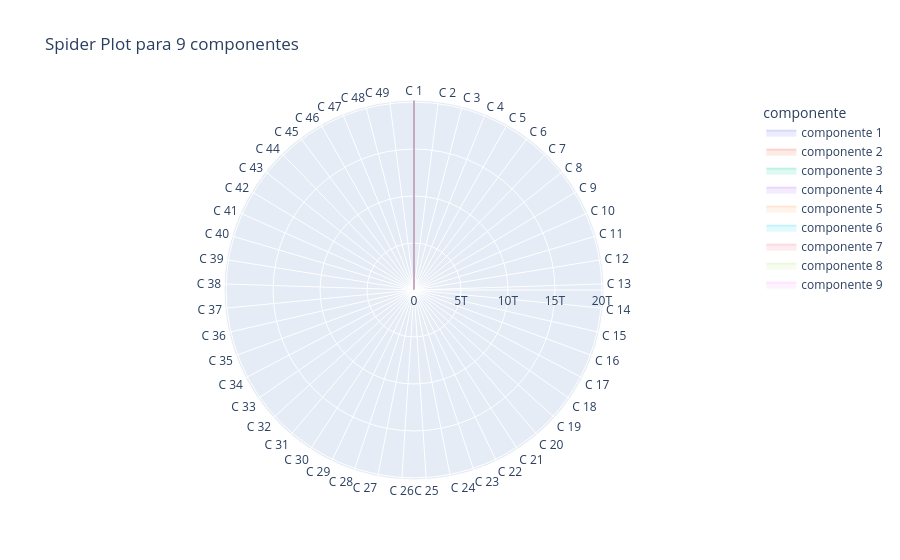

Notebook source saved alongside this figure:
### Code cell
def plot_component_spider_plotly(means, n_components):
    num_features = means.shape[1]
    feature_labels = [f'C {i + 1}' for i in range(num_features)]
    data = []
    for i in range(n_components):
        values = means[i].tolist() + [means[i][0]] 
        data.append(values)

    df = pd.DataFrame(data, columns=feature_labels + ['Caracteristica 1'])
    df['componente'] = [f'componente {i + 1}' for i in range(n_components)]
    df = pd.melt(df, id_vars='componente', value_vars=feature_labels, 
                 var_name='Caracteristica', value_name='Valor')
    fig = px.line_polar(df, r='Valor', theta='Caracteristica', color='componente', 
                        line_close=True, title=f'Spider Plot para {n_components} componentes')
    fig.update_traces(fill='toself', opacity=0.25)
    fig.show()
    
    
pca = PCA(n_components=10)  
reduced_data = pca.fit_transform(df_clustering)
gmm = GaussianMixture(n_components=9, random_state=42, max_iter=10000)
gmm.fit(df_clustering)
labels = gmm.predict(df_clustering)
plot_component_spider_plotly(gmm.means_,9)
score = silhouette_score(df_clustering, labels)

print(score)

### Figure 1 — Plotly figure (JSON) as saved in the notebook; plotly's stock layout.template omitted (floating-point values rounded to 4 significant figures)
{"data": [{"fill": "toself", "hovertemplate": "componente=componente 1<br>Valor=%{r}<br>Caracteristica=%{theta}<extra></extra>", "legendgroup": "componente 1", "line": {"color": "#636efa", "dash": "solid"}, "marker": {"symbol": "circle"}, "mode": "lines", "name": "componente 1", "opacity": 0.25, "r": [20220000000000.0, 12130.0, 1630.0, 450.5, 402.8, 125.4, 5298.0, 74.43, 6.619, 59.05, 64.36, 1274.0, 7.774, 9.328, 102.6, 27.17, 10.83, 555.7, 1393.0, 2338.0, 23.93, 3302.0, 35.32, 914.3, 553.4, 169.9, 163.4, 77.15, 1952.0, 0.5382, 0.3262, 0.1356, 0.4763, 0.9854, 15.16, 2.5, 19.75, 40, 69750.0, 0.125, 0.7321, 0, 0, 0.1429, 0, 0, 0.625, 0.3839, 0.3571, 20220000000000.0], "showlegend": true, "subplot": "polar", "theta": ["C 1", "C 2", "C 3", "C 4", "C 5", "C 6", "C 7", "C 8", "C 9", "C 10", "C 11", "C 12", "C 13", "C 14", "C 15", "C 16", "C 17", "C 18", "C 19", "C 20", "C 21", "C 22", "C 23", "C 24", "C 25", "C 26", "C 27", "C 28", "C 29", "C 30", "C 31", "C 32", "C 33", "C 34", "C 35", "C 36", "C 37", "C 38", "C 39", "C 40", "C 41", "C 42", "C 43", "C 44", "C 45", "C 46", "C 47", "C 48", "C 49", "C 1"], "type": "scatterpolar"}, {"fill": "toself", "hovertemplate": "componente=componente 2<br>Valor=%{r}<br>Caracteristica=%{theta}<extra></extra>", "legendgroup": "componente 2", "line": {"color": "#EF553B", "dash": "solid"}, "marker": {"symbol": "circle"}, "mode": "lines", "name": "componente 2", "opacity": 0.25, "r": [20220000000000.0, 15060.0, 1898.0, 609.7, 511.7, 139.7, 6019.0, 93.65, 8.186, 75.05, 78.25, 960.1, 9.376, 12.29, 137.9, 36.68, 14.07, 598.7, 1703.0, 2721.0, 31.49, 4106.0, 43.32, 1219.0, 839.0, 227.6, 220.0, 103.9, 2632.0, 0.495, 0.3615, 0.1435, 0.5202, 1.012, 16.89, 2.5, 19.88, 37.98, 81610.0, 0.1639, 0, 0.3443, 0.2459, 0, 0, 0.2459, 0.541, 0.3279, 0.3279, 20220000000000.0], "showlegend": true, "subplot": "polar", "theta": ["C 1", "C 2", "C 3", "C 4", "C 5", "C 6", "C 7", "C 8", "C 9", "C 10", "C 11", "C 12", "C 13", "C 14", "C 15", "C 16", "C 17", "C 18", "C 19", "C 20", "C 21", "C 22", "C 23", "C 24", "C 25", "C 26", "C 27", "C 28", "C 29", "C 30", "C 31", "C 32", "C 33", "C 34", "C 35", "C 36", "C 37", "C 38", "C 39", "C 40", "C 41", "C 42", "C 43", "C 44", "C 45", "C 46", "C 47", "C 48", "C 49", "C 1"], "type": "scatterpolar"}, {"fill": "toself", "hovertemplate": "componente=componente 3<br>Valor=%{r}<br>Caracteristica=%{theta}<extra></extra>", "legendgroup": "componente 3", "line": {"color": "#00cc96", "dash": "solid"}, "marker": {"symbol": "circle"}, "mode": "lines", "name": "componente 3", "opacity": 0.25, "r": [20220000000000.0, 11580.0, 1507.0, 450.5, 392.0, 128.4, 6308.0, 74.29, 5.533, 58.39, 60.98, 1079.0, 7.175, 9.088, 97.41, 28.57, 11.12, 564.9, 1479.0, 2440.0, 21.84, 3659.0, 32.88, 1050.0, 547.9, 184.7, 148.0, 73.47, 1984.0, 0.5367, 0.3285, 0.1349, 0.5126, 0.9445, 14.17, 2.449, 19.22, 39.33, 90460.0, 0, 0, 0.6136, 0.1023, 0.2841, 0, 0, 0.6477, 0.1477, 0.3409, 20220000000000.0], "showlegend": true, "subplot": "polar", "theta": ["C 1", "C 2", "C 3", "C 4", "C 5", "C 6", "C 7", "C 8", "C 9", "C 10", "C 11", "C 12", "C 13", "C 14", "C 15", "C 16", "C 17", "C 18", "C 19", "C 20", "C 21", "C 22", "C 23", "C 24", "C 25", "C 26", "C 27", "C 28", "C 29", "C 30", "C 31", "C 32", "C 33", "C 34", "C 35", "C 36", "C 37", "C 38", "C 39", "C 40", "C 41", "C 42", "C 43", "C 44", "C 45", "C 46", "C 47", "C 48", "C 49", "C 1"], "type": "scatterpolar"}, {"fill": "toself", "hovertemplate": "componente=componente 4<br>Valor=%{r}<br>Caracteristica=%{theta}<extra></extra>", "legendgroup": "componente 4", "line": {"color": "#ab63fa", "dash": "solid"}, "marker": {"symbol": "circle"}, "mode": "lines", "name": "componente 4", "opacity": 0.25, "r": [20220000000000.0, 12160.0, 1405.0, 505.4, 451.4, 113.7, 6150.0, 79.66, 8.526, 60.92, 65.82, 750.8, 6.616, 10.03, 116.7, 25.52, 10.75, 454.4, 1342.0, 2115.0, 37.54, 3609.0, 36.96, 1218.0, 591.4, 186.4, 177.5, 83.75, 2302.0, 0.4615, 0.3841, 0.1544, 0.5078, 1.007, 16.46, 2.473, 19.8, 40, 91700.0, 0, 0.3784, 0, 0.6216, 0, 0, 0, 0.6757, 0.1622, 0.1622, 20220000000000.0], "showlegend": true, "subplot": "polar", "theta": ["C 1", "C 2", "C 3", "C 4", "C 5", "C 6", "C 7", "C 8", "C 9", "C 10", "C 11", "C 12", "C 13", "C 14", "C 15", "C 16", "C 17", "C 18", "C 19", "C 20", "C 21", "C 22", "C 23", "C 24", "C 25", "C 26", "C 27", "C 28", "C 29", "C 30", "C 31", "C 32", "C 33", "C 34", "C 35", "C 36", "C 37", "C 38", "C 39", "C 40", "C 41", "C 42", "C 43", "C 44", "C 45", "C 46", "C 47", "C 48", "C 49", "C 1"], "type": "scatterpolar"}, {"fill": "toself", "hovertemplate": "componente=componente 5<br>Valor=%{r}<br>Caracteristica=%{theta}<extra></extra>", "legendgroup": "componente 5", "line": {"color": "#FFA15A", "dash": "solid"}, "marker": {"symbol": "circle"}, "mode": "lines", "name": "componente 5", "opacity": 0.25, "r": [20220000000000.0, 13170.0, 1606.0, 541.0, 497.5, 128.5, 6382.0, 87.54, 8.577, 67.62, 76.77, 978.0, 8.746, 11.17, 123.4, 32.1, 12.53, 630.4, 1722.0, 2794.0, 31.28, 4368.0, 44.29, 1057.0, 864.3, 201.9, 190.2, 92.34, 2501.0, 0.4952, 0.3563, 0.1485, 0.49, 0.9484, 15.78, 2.486, 19.68, 40.35, 157300.0, 0, 0, 0.2319, 0, 0, 0.1594, 0.2754, 0.6667, 0.1884, 0.1449, 20220000000000.0], "showlegend": true, "subplot": "polar", "theta": ["C 1", "C 2", "C 3", "C 4", "C 5", "C 6", "C 7", "C 8", "C 9", "C 10", "C 11", "C 12", "C 13", "C 14", "C 15", "C 16", "C 17", "C 18", "C 19", "C 20", "C 21", "C 22", "C 23", "C 24", "C 25", "C 26", "C 27", "C 28", "C 29", "C 30", "C 31", "C 32", "C 33", "C 34", "C 35", "C 36", "C 37", "C 38", "C 39", "C 40", "C 41", "C 42", "C 43", "C 44", "C 45", "C 46", "C 47", "C 48", "C 49", "C 1"], "type": "scatterpolar"}, {"fill": "toself", "hovertemplate": "componente=componente 6<br>Valor=%{r}<br>Caracteristica=%{theta}<extra></extra>", "legendgroup": "componente 6", "line": {"color": "#19d3f3", "dash": "solid"}, "marker": {"symbol": "circle"}, "mode": "lines", "name": "componente 6", "opacity": 0.25, "r": [20220000000000.0, 13400.0, 1842.0, 473.0, 439.4, 143.7, 6408.0, 86.07, 6.494, 68.03, 69.35, 1265.0, 8.612, 10.78, 114.6, 29.95, 12.32, 621.0, 1768.0, 2823.0, 22.95, 4063.0, 37.68, 929.1, 893.6, 179.4, 166.0, 79.25, 1965.0, 0.5429, 0.32, 0.1371, 0.4885, 0.98, 15.67, 2.5, 19.79, 37.88, 223800.0, 0, 0, 0, 0, 0.1806, 0.2778, 0, 0.6389, 0.2361, 0.3056, 20220000000000.0], "showlegend": true, "subplot": "polar", "theta": ["C 1", "C 2", "C 3", "C 4", "C 5", "C 6", "C 7", "C 8", "C 9", "C 10", "C 11", "C 12", "C 13", "C 14", "C 15", "C 16", "C 17", "C 18", "C 19", "C 20", "C 21", "C 22", "C 23", "C 24", "C 25", "C 26", "C 27", "C 28", "C 29", "C 30", "C 31", "C 32", "C 33", "C 34", "C 35", "C 36", "C 37", "C 38", "C 39", "C 40", "C 41", "C 42", "C 43", "C 44", "C 45", "C 46", "C 47", "C 48", "C 49", "C 1"], "type": "scatterpolar"}, {"fill": "toself", "hovertemplate": "componente=componente 7<br>Valor=%{r}<br>Caracteristica=%{theta}<extra></extra>", "legendgroup": "componente 7", "line": {"color": "#FF6692", "dash": "solid"}, "marker": {"symbol": "circle"}, "mode": "lines", "name": "componente 7", "opacity": 0.25, "r": [20220000000000.0, 11720.0, 1643.0, 401.8, 391.2, 140.6, 6188.0, 78.73, 5.298, 63.69, 62.8, 1331.0, 8.131, 9.536, 96.14, 28.95, 10.91, 432.0, 1756.0, 2490.0, 24.3, 3892.0, 39.68, 936.4, 624.1, 157.6, 139.1, 65.19, 1885.0, 0.5482, 0.3121, 0.1397, 0.4754, 0.9523, 15.88, 2.5, 19.86, 37.6, 88230.0, 0, 0.5577, 0, 0.2115, 0, 0, 0.2308, 0.7115, 0.2692, 0.2308, 20220000000000.0], "showlegend": true, "subplot": "polar", "theta": ["C 1", "C 2", "C 3", "C 4", "C 5", "C 6", "C 7", "C 8", "C 9", "C 10", "C 11", "C 12", "C 13", "C 14", "C 15", "C 16", "C 17", "C 18", "C 19", "C 20", "C 21", "C 22", "C 23", "C 24", "C 25", "C 26", "C 27", "C 28", "C 29", "C 30", "C 31", "C 32", "C 33", "C 34", "C 35", "C 36", "C 37", "C 38", "C 39", "C 40", "C 41", "C 42", "C 43", "C 44", "C 45", "C 46", "C 47", "C 48", "C 49", "C 1"], "type": "scatterpolar"}, {"fill": "toself", "hovertemplate": "componente=componente 8<br>Valor=%{r}<br>Caracteristica=%{theta}<extra></extra>", "legendgroup": "componente 8", "line": {"color": "#B6E880", "dash": "solid"}, "marker": {"symbol": "circle"}, "mode": "lines", "name": "componente 8", "opacity": 0.25, "r": [20220000000000.0, 11320.0, 1470.0, 422.1, 382.1, 131.3, 5451.0, 70.75, 5.343, 54.87, 60.5, 1477.0, 7.914, 9.392, 90.44, 28.16, 10.2, 429.9, 1526.0, 2257.0, 25.56, 3358.0, 43.27, 1106.0, 485.7, 149.7, 155.6, 78.1, 2177.0, 0.5289, 0.3289, 0.1423, 0.4915, 0.9918, 14.56, 2.5, 19.83, 39.62, 103400.0, 0.1562, 0.4688, 0, 0, 0, 0, 0.375, 0.5625, 0.5, 0.3125, 20220000000000.0], "showlegend": true, "subplot": "polar", "theta": ["C 1", "C 2", "C 3", "C 4", "C 5", "C 6", "C 7", "C 8", "C 9", "C 10", "C 11", "C 12", "C 13", "C 14", "C 15", "C 16", "C 17", "C 18", "C 19", "C 20", "C 21", "C 22", "C 23", "C 24", "C 25", "C 26", "C 27", "C 28", "C 29", "C 30", "C 31", "C 32", "C 33", "C 34", "C 35", "C 36", "C 37", "C 38", "C 39", "C 40", "C 41", "C 42", "C 43", "C 44", "C 45", "C 46", "C 47", "C 48", "C 49", "C 1"], "type": "scatterpolar"}, {"fill": "toself", "hovertemplate": "componente=componente 9<br>Valor=%{r}<br>Caracteristica=%{theta}<extra></extra>", "legendgroup": "componente 9", "line": {"color": "#FF97FF", "dash": "solid"}, "marker": {"symbol": "circle"}, "mode": "lines", "name": "componente 9", "opacity": 0.25, "r": [20220000000000.0, 14080.0, 1823.0, 564.6, 465.7, 139.2, 6488.0, 83.66, 7.485, 65.18, 74.13, 1168.0, 8.643, 10.69, 117.6, 35.34, 11.54, 532.7, 1560.0, 2465.0, 30.2, 3564.0, 44.57, 1118.0, 438.4, 236.9, 181.2, 96.77, 2425.0, 0.5168, 0.3453, 0.1379, 0.5333, 0.9477, 15.05, 2.474, 19.97, 35.63, 65730.0, 0, 0, 0.3421, 0.2632, 0, 0, 0.3947, 0.3158, 0.07895, 0.3421, 20220000000000.0], "showlegend": true, "subplot": "polar", "theta": ["C 1", "C 2", "C 3", "C 4", "C 5", "C 6", "C 7", "C 8", "C 9", "C 10", "C 11", "C 12", "C 13", "C 14", "C 15", "C 16", "C 17", "C 18", "C 19", "C 20", "C 21", "C 22", "C 23", "C 24", "C 25", "C 26", "C 27", "C 28", "C 29", "C 30", "C 31", "C 32", "C 33", "C 34", "C 35", "C 36", "C 37", "C 38", "C 39", "C 40", "C 41", "C 42", "C 43", "C 44", "C 45", "C 46", "C 47", "C 48", "C 49", "C 1"], "type": "scatterpolar"}], "layout": {"legend": {"title": {"text": "componente"}, "tracegroupgap": 0}, "polar": {"angularaxis": {"direction": "clockwise", "rotation": 90}, "domain": {"x": [0, 1], "y": [0, 1]}}, "title": {"text": "Spider Plot para 9 componentes"}}}
